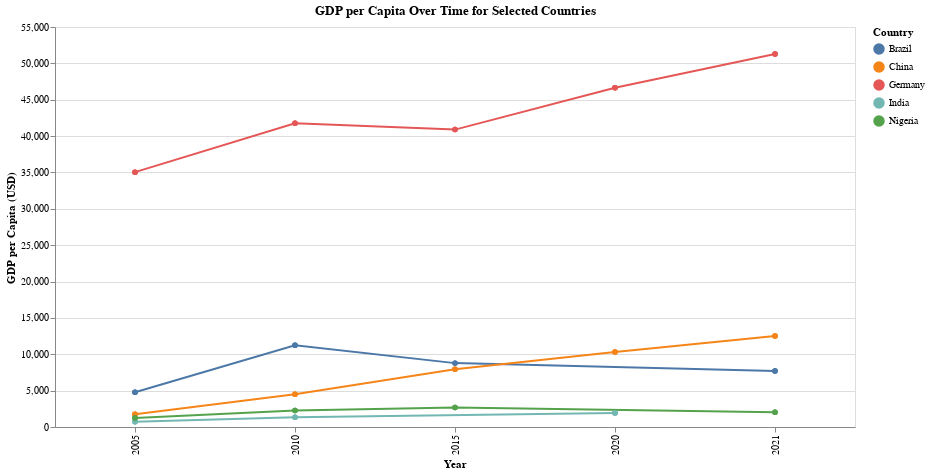

Source (notebook cell):
### Code cell
# Select a few countries of interest for the analysis
countries_of_interest = ['United States', 'China', 'India', 'Germany', 'Nigeria', 'Brazil']
selected_countries = gdp_life_exp[gdp_life_exp['Region_Name'].isin(countries_of_interest)].copy()

# Ensure GDP and Life_Expectancy are numeric
selected_countries.loc[:, 'GDP'] = pd.to_numeric(selected_countries['GDP'], errors='coerce')
selected_countries.loc[:, 'Life_Expectancy'] = pd.to_numeric(selected_countries['Life_Expectancy'], errors='coerce')

# Create an Altair line chart for GDP over time
gdp_chart = alt.Chart(selected_countries).mark_line(point=True).encode(
    x=alt.X('Year:O', title='Year'),
    y=alt.Y('GDP:Q', title='GDP per Capita (USD)'),
    color=alt.Color('Region_Name:N', title='Country'),
    tooltip=['Region_Name', 'Year', 'GDP']
).properties(
    width=800,
    height=400,
    title='GDP per Capita Over Time for Selected Countries'
).interactive()

# Display the GDP chart
gdp_chart

### Figure 1 — Vega-Lite specification as saved in the notebook (floating-point values rounded to 4 significant figures)
{"config": {"view": {"continuousWidth": 300, "continuousHeight": 300}}, "data": {"name": "data-bb91431dfa9aa833cc680abd5b6781d4"}, "mark": {"type": "line", "point": true}, "encoding": {"color": {"field": "Region_Name", "title": "Country", "type": "nominal"}, "tooltip": [{"field": "Region_Name", "type": "nominal"}, {"field": "Year", "type": "quantitative"}, {"field": "GDP", "type": "quantitative"}], "x": {"field": "Year", "title": "Year", "type": "ordinal"}, "y": {"field": "GDP", "title": "GDP per Capita (USD)", "type": "quantitative"}}, "height": 400, "params": [{"name": "param_31", "select": {"type": "interval", "encodings": ["x", "y"]}, "bind": "scales"}], "title": "GDP per Capita Over Time for Selected Countries", "width": 800, "$schema": "https://vega.github.io/schema/vega-lite/v5.20.1.json", "datasets": {"data-bb91431dfa9aa833cc680abd5b6781d4": [{"Region_Name": "Brazil", "Year": 2005, "GDP": 4773, "Country_Code": "BRA", "Country_Name": "Brazil", "Life_Expectancy": 69.8, "Country_Name_Mapped": "Brazil"}, {"Region_Name": "Brazil", "Year": 2005, "GDP": 4773, "Country_Code": "BRA", "Country_Name": "Brazil", "Life_Expectancy": 73.1, "Country_Name_Mapped": "Brazil"}, {"Region_Name": "Brazil", "Year": 2005, "GDP": 4773, "Country_Code": "BRA", "Country_Name": "Brazil", "Life_Expectancy": 76.6, "Country_Name_Mapped": "Brazil"}, {"Region_Name": "Brazil", "Year": 2010, "GDP": 11249, "Country_Code": "BRA", "Country_Name": "Brazil", "Life_Expectancy": 70.5, "Country_Name_Mapped": "Brazil"}, {"Region_Name": "Brazil", "Year": 2010, "GDP": 11249, "Country_Code": "BRA", "Country_Name": "Brazil", "Life_Expectancy": 73.9, "Country_Name_Mapped": "Brazil"}, {"Region_Name": "Brazil", "Year": 2010, "GDP": 11249, "Country_Code": "BRA", "Country_Name": "Brazil", "Life_Expectancy": 77.4, "Country_Name_Mapped": "Brazil"}, {"Region_Name": "Brazil", "Year": 2015, "GDP": 8783, "Country_Code": "BRA", "Country_Name": "Brazil", "Life_Expectancy": 71.3, "Country_Name_Mapped": "Brazil"}, {"Region_Name": "Brazil", "Year": 2015, "GDP": 8783, "Country_Code": "BRA", "Country_Name": "Brazil", "Life_Expectancy": 74.7, "Country_Name_Mapped": "Brazil"}, {"Region_Name": "Brazil", "Year": 2015, "GDP": 8783, "Country_Code": "BRA", "Country_Name": "Brazil", "Life_Expectancy": 78.1, "Country_Name_Mapped": "Brazil"}, {"Region_Name": "Brazil", "Year": 2021, "GDP": 7697, "Country_Code": "BRA", "Country_Name": "Brazil", "Life_Expectancy": 69.0, "Country_Name_Mapped": "Brazil"}, {"Region_Name": "Brazil", "Year": 2021, "GDP": 7697, "Country_Code": "BRA", "Country_Name": "Brazil", "Life_Expectancy": 72.4, "Country_Name_Mapped": "Brazil"}, {"Region_Name": "Brazil", "Year": 2021, "GDP": 7697, "Country_Code": "BRA", "Country_Name": "Brazil", "Life_Expectancy": 75.8, "Country_Name_Mapped": "Brazil"}, {"Region_Name": "China", "Year": 2005, "GDP": 1752, "Country_Code": "CHN", "Country_Name": "China", "Life_Expectancy": 70.0, "Country_Name_Mapped": "China"}, {"Region_Name": "China", "Year": 2005, "GDP": 1752, "Country_Code": "CHN", "Country_Name": "China", "Life_Expectancy": 72.4, "Country_Name_Mapped": "China"}, {"Region_Name": "China", "Year": 2005, "GDP": 1752, "Country_Code": "CHN", "Country_Name": "China", "Life_Expectancy": 75.2, "Country_Name_Mapped": "China"}, {"Region_Name": "China", "Year": 2010, "GDP": 4515, "Country_Code": "CHN", "Country_Name": "China", "Life_Expectancy": 72.0, "Country_Name_Mapped": "China"}, {"Region_Name": "China", "Year": 2010, "GDP": 4515, "Country_Code": "CHN", "Country_Name": "China", "Life_Expectancy": 74.7, "Country_Name_Mapped": "China"}, {"Region_Name": "China", "Year": 2010, "GDP": 4515, "Country_Code": "CHN", "Country_Name": "China", "Life_Expectancy": 77.7, "Country_Name_Mapped": "China"}, {"Region_Name": "China", "Year": 2015, "GDP": 7937, "Country_Code": "CHN", "Country_Name": "China", "Life_Expectancy": 73.7, "Country_Name_Mapped": "China"}, {"Region_Name": "China", "Year": 2015, "GDP": 7937, "Country_Code": "CHN", "Country_Name": "China", "Life_Expectancy": 76.5, "Country_Name_Mapped": "China"}, {"Region_Name": "China", "Year": 2015, "GDP": 7937, "Country_Code": "CHN", "Country_Name": "China", "Life_Expectancy": 79.8, "Country_Name_Mapped": "China"}, {"Region_Name": "China", "Year": 2020, "GDP": 10308, "Country_Code": "CHN", "Country_Name": "China", "Life_Expectancy": 74.6, "Country_Name_Mapped": "China"}, {"Region_Name": "China", "Year": 2020, "GDP": 10308, "Country_Code": "CHN", "Country_Name": "China", "Life_Expectancy": 77.5, "Country_Name_Mapped": "China"}, {"Region_Name": "China", "Year": 2020, "GDP": 10308, "Country_Code": "CHN", "Country_Name": "China", "Life_Expectancy": 80.7, "Country_Name_Mapped": "China"}, {"Region_Name": "China", "Year": 2021, "GDP": 12498, "Country_Code": "CHN", "Country_Name": "China", "Life_Expectancy": 75.0, "Country_Name_Mapped": "China"}, {"Region_Name": "China", "Year": 2021, "GDP": 12498, "Country_Code": "CHN", "Country_Name": "China", "Life_Expectancy": 77.6, "Country_Name_Mapped": "China"}, {"Region_Name": "China", "Year": 2021, "GDP": 12498, "Country_Code": "CHN", "Country_Name": "China", "Life_Expectancy": 80.5, "Country_Name_Mapped": "China"}, {"Region_Name": "Germany", "Year": 2005, "GDP": 35041, "Country_Code": "DEU", "Country_Name": "Germany", "Life_Expectancy": 76.6, "Country_Name_Mapped": "Germany"}, {"Region_Name": "Germany", "Year": 2005, "GDP": 35041, "Country_Code": "DEU", "Country_Name": "Germany", "Life_Expectancy": 79.2, "Country_Name_Mapped": "Germany"}, {"Region_Name": "Germany", "Year": 2005, "GDP": 35041, "Country_Code": "DEU", "Country_Name": "Germany", "Life_Expectancy": 81.7, "Country_Name_Mapped": "Germany"}, {"Region_Name": "Germany", "Year": 2010, "GDP": 41763, "Country_Code": "DEU", "Country_Name": "Germany", "Life_Expectancy": 77.8, "Country_Name_Mapped": "Germany"}, {"Region_Name": "Germany", "Year": 2010, "GDP": 41763, "Country_Code": "DEU", "Country_Name": "Germany", "Life_Expectancy": 80.2, "Country_Name_Mapped": "Germany"}, {"Region_Name": "Germany", "Year": 2010, "GDP": 41763, "Country_Code": "DEU", "Country_Name": "Germany", "Life_Expectancy": 82.5, "Country_Name_Mapped": "Germany"}, {"Region_Name": "Germany", "Year": 2015, "GDP": 40893, "Country_Code": "DEU", "Country_Name": "Germany", "Life_Expectancy": 78.1, "Country_Name_Mapped": "Germany"}, {"Region_Name": "Germany", "Year": 2015, "GDP": 40893, "Country_Code": "DEU", "Country_Name": "Germany", "Life_Expectancy": 80.4, "Country_Name_Mapped": "Germany"}, {"Region_Name": "Germany", "Year": 2015, "GDP": 40893, "Country_Code": "DEU", "Country_Name": "Germany", "Life_Expectancy": 82.7, "Country_Name_Mapped": "Germany"}, {"Region_Name": "Germany", "Year": 2020, "GDP": 46655, "Country_Code": "DEU", "Country_Name": "Germany", "Life_Expectancy": 78.5, "Country_Name_Mapped": "Germany"}, {"Region_Name": "Germany", "Year": 2020, "GDP": 46655, "Country_Code": "DEU", "Country_Name": "Germany", "Life_Expectancy": 80.8, "Country_Name_Mapped": "Germany"}, {"Region_Name": "Germany", "Year": 2020, "GDP": 46655, "Country_Code": "DEU", "Country_Name": "Germany", "Life_Expectancy": 83.1, "Country_Name_Mapped": "Germany"}, {"Region_Name": "Germany", "Year": 2021, "GDP": 51296, "Country_Code": "DEU", "Country_Name": "Germany", "Life_Expectancy": 78.1, "Country_Name_Mapped": "Germany"}, {"Region_Name": "Germany", "Year": 2021, "GDP": 51296, "Country_Code": "DEU", "Country_Name": "Germany", "Life_Expectancy": 80.5, "Country_Name_Mapped": "Germany"}, {"Region_Name": "Germany", "Year": 2021, "GDP": 51296, "Country_Code": "DEU", "Country_Name": "Germany", "Life_Expectancy": 82.9, "Country_Name_Mapped": "Germany"}, {"Region_Name": "India", "Year": 2005, "GDP": 713, "Country_Code": "IND", "Country_Name": "India", "Life_Expectancy": 64.2, "Country_Name_Mapped": "India"}, {"Region_Name": "India", "Year": 2005, "GDP": 713, "Country_Code": "IND", "Country_Name": "India", "Life_Expectancy": 65.5, "Country_Name_Mapped": "India"}, {"Region_Name": "India", "Year": 2005, "GDP": 713, "Country_Code": "IND", "Country_Name": "India", "Life_Expectancy": 67.0, "Country_Name_Mapped": "India"}, {"Region_Name": "India", "Year": 2010, "GDP": 1346, "Country_Code": "IND", "Country_Name": "India", "Life_Expectancy": 65.8, "Country_Name_Mapped": "India"}, {"Region_Name": "India", "Year": 2010, "GDP": 1346, "Country_Code": "IND", "Country_Name": "India", "Life_Expectancy": 67.5, "Country_Name_Mapped": "India"}, {"Region_Name": "India", "Year": 2010, "GDP": 1346, "Country_Code": "IND", "Country_Name": "India", "Life_Expectancy": 69.4, "Country_Name_Mapped": "India"}, {"Region_Name": "India", "Year": 2020, "GDP": 1916, "Country_Code": "IND", "Country_Name": "India", "Life_Expectancy": 68.4, "Country_Name_Mapped": "India"}, {"Region_Name": "India", "Year": 2020, "GDP": 1916, "Country_Code": "IND", "Country_Name": "India", "Life_Expectancy": 70.2, "Country_Name_Mapped": "India"}, {"Region_Name": "India", "Year": 2020, "GDP": 1916, "Country_Code": "IND", "Country_Name": "India", "Life_Expectancy": 72.2, "Country_Name_Mapped": "India"}, {"Region_Name": "Nigeria", "Year": 2005, "GDP": 1254, "Country_Code": "NGA", "Country_Name": "Nigeria", "Life_Expectancy": 55.6, "Country_Name_Mapped": "Nigeria"}, {"Region_Name": "Nigeria", "Year": 2005, "GDP": 1254, "Country_Code": "NGA", "Country_Name": "Nigeria", "Life_Expectancy": 56.9, "Country_Name_Mapped": "Nigeria"}, {"Region_Name": "Nigeria", "Year": 2005, "GDP": 1254, "Country_Code": "NGA", "Country_Name": "Nigeria", "Life_Expectancy": 58.2, "Country_Name_Mapped": "Nigeria"}, {"Region_Name": "Nigeria", "Year": 2010, "GDP": 2258, "Country_Code": "NGA", "Country_Name": "Nigeria", "Life_Expectancy": 58.4, "Country_Name_Mapped": "Nigeria"}, {"Region_Name": "Nigeria", "Year": 2010, "GDP": 2258, "Country_Code": "NGA", "Country_Name": "Nigeria", "Life_Expectancy": 59.8, "Country_Name_Mapped": "Nigeria"}, {"Region_Name": "Nigeria", "Year": 2010, "GDP": 2258, "Country_Code": "NGA", "Country_Name": "Nigeria", "Life_Expectancy": 61.2, "Country_Name_Mapped": "Nigeria"}, {"Region_Name": "Nigeria", "Year": 2015, "GDP": 2688, "Country_Code": "NGA", "Country_Name": "Nigeria", "Life_Expectancy": 60.2, "Country_Name_Mapped": "Nigeria"}, {"Region_Name": "Nigeria", "Year": 2015, "GDP": 2688, "Country_Code": "NGA", "Country_Name": "Nigeria", "Life_Expectancy": 61.7, "Country_Name_Mapped": "Nigeria"}, {"Region_Name": "Nigeria", "Year": 2015, "GDP": 2688, "Country_Code": "NGA", "Country_Name": "Nigeria", "Life_Expectancy": 63.3, "Country_Name_Mapped": "Nigeria"}, {"Region_Name": "Nigeria", "Year": 2021, "GDP": 2019, "Country_Code": "NGA", "Country_Name": "Nigeria", "Life_Expectancy": 62.1, "Country_Name_Mapped": "Nigeria"}, {"Region_Name": "Nigeria", "Year": 2021, "GDP": 2019, "Country_Code": "NGA", "Country_Name": "Nigeria", "Life_Expectancy": 63.4, "Country_Name_Mapped": "Nigeria"}, {"Region_Name": "Nigeria", "Year": 2021, "GDP": 2019, "Country_Code": "NGA", "Country_Name": "Nigeria", "Life_Expectancy": 64.8, "Country_Name_Mapped": "Nigeria"}]}}
